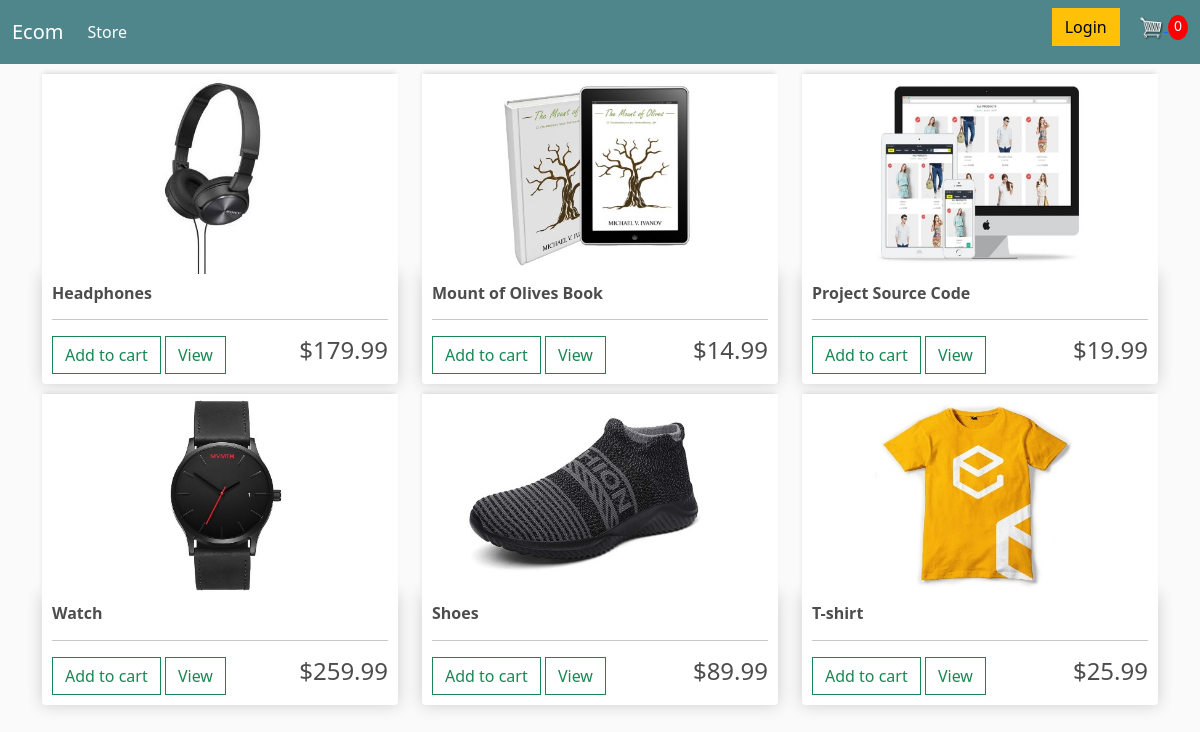
The page / on the database its author committed.
### store/models.py (models this page shows, shortened)
class Product(models.Model):
    name = models.CharField(max_length=200, null=True)
    price = models.FloatField()
    digital = models.BooleanField(default=False, null=True, blank=False)
    image = models.ImageField(null=True, blank=True)
    @property
    def imageURL(self):
        try:
            url = self.image.url
        except:
            url = ''
        return url

### store/views.py (the view)
# urls.py: path('', include('store.urls'))
def store(request):
    products = Product.objects.all()
    context = {'products': products}
    return render(request, 'store/store.html', context)

### store/templates/store/store.html
{% extends 'store/main.html' %}
{% load static %}
{% block content%}
    <div class="row">
        {% for product in products %}
        <div class="col-lg-4">
            <img class="thumbnail" src="{{product.imageURL}}" alt="">
            <div class="box-element product">
                <h6><strong>{{product.name}}</strong></h6>
                <hr>
                <button data-product={{product.id}} data-action="add" class="btn btn-outline-success update-cart">Add to cart</button>
                <a href="#" class="btn btn-outline-success">View</a>
                <h4 style=" float: right;">${{product.price|floatformat:2}}</h4>
            </div>
        </div>
        {% endfor %}
    </div>
{% endblock content%}

### store/templates/store/main.html (shortened to what this page needs)
{%load static%}
<!DOCTYPE html>
<html lang="en">
<head>
    <link href="https://cdn.jsdelivr.net/npm/bootstrap@5.0.0-beta1/dist/css/bootstrap.min.css" rel="stylesheet">
    <link rel="stylesheet" href="{% static 'css/main.css'%}">
</head>
<body>
    <nav class="navbar navbar-expand-lg navbar-dark bg-dark">
        <div class="container-fluid">
          <a class="navbar-brand" href="{% url 'store' %}">Ecom</a>
          <div class="collapse navbar-collapse" id="navbarSupportedContent">
            <ul class="navbar-nav me-auto mb-2 mb-lg-0">
              <li class="nav-item">
                <a class="nav-link active" aria-current="page" href="{% url 'store' %}">Store</a>
              </li>
            </ul>
            <div class="form-inline my-2 my-lg-0">
                <a href="#"class="btn btn-warning">Login</a>
                <a href="{% url 'cart' %}">
                   <img  id="cart-icon" src="{% static 'images/cart.png' %}">
               </a>
               <p id="cart-total">0</p>
           </div>
          </div>
        </div>
      </nav>
    <div class="container">
        {% block content %}
        {% endblock content%}
    </div>
</body>
</html>

### static/css/main.css (style rules this page uses)
body { background-color: hsl(0, 0%, 98%); }
h1,h2,h3,h4,h5,h6 { color:hsl(0, 0%, 30%); }
.box-element { box-shadow:hsl(0, 0%, 80%) 0 0 16px; background-color: #fff; border-radius: 4px; padding: 10px; }
.thumbnail { width: 100%; height: 200px; -webkit-box-shadow: -1px -3px 5px -2px rgba(214,214,214,1); -moz-box-shadow: -1px -3px 5px -2px rgba(214,214,214,1); box-shadow: -1px -3px 5px -2px rgba(214,214,214,1); }
.product { border-radius: 0 0 4px 4px; }
.bg-dark { background-color: #4f868c!important; }
#cart-icon { width:25px; display: inline-block; margin-left: 15px; }
#cart-total { display: inline-block; text-align: center; color:#fff; background-color: red; width: 20px; height: 25px; border-radius: 50%; font-size: 14px; }
.col-lg-4, .col-lg-6, .col-lg-8, .col-lg-12 { margin-top: 10px; }
.btn { border-radius: 0; }

### rows shown on the page
Product: imageURL (picture), name "Headphones", price "179.99"
Product: imageURL (picture), name "Mount of Olives Book", price "14.99"
Product: imageURL (picture), name "Project Source Code", price "19.99"
Product: imageURL (picture), name "Watch", price "259.99"
Product: imageURL (picture), name "Shoes", price "89.99"
Product: imageURL (picture), name "T-shirt", price "25.99"
